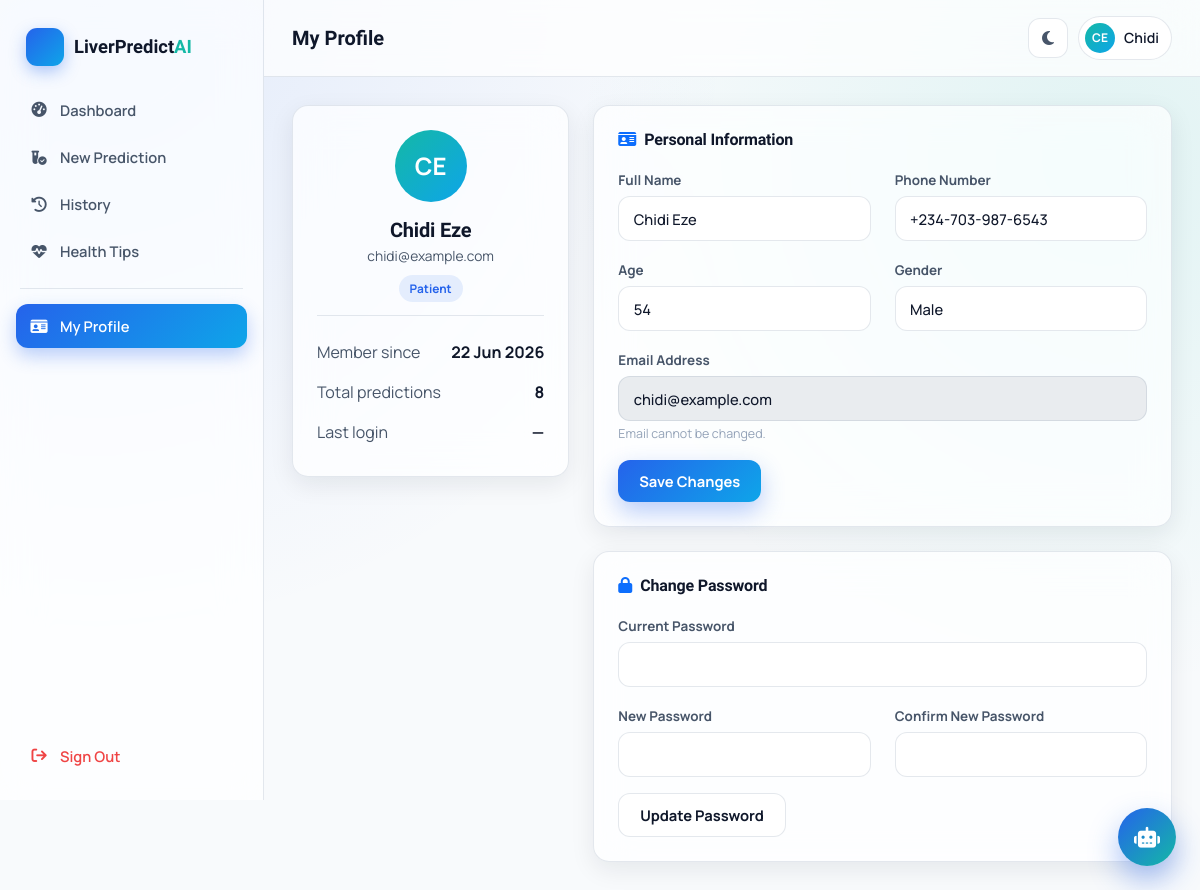
The page /auth/profile (signed in) on the database its author committed.
### app/models.py (models this page shows, shortened)
class User(UserMixin, db.Model):
    __tablename__ = "users"
    id = db.Column(db.Integer, primary_key=True)
    full_name = db.Column(db.String(120), nullable=False)
    email = db.Column(db.String(150), unique=True, nullable=False, index=True)
    phone = db.Column(db.String(30))
    age = db.Column(db.Integer)
    gender = db.Column(db.String(10))
    password_hash = db.Column(db.String(255), nullable=False)
    role = db.Column(db.String(20), default="patient")  # 'patient' or 'admin'
    is_active_account = db.Column(db.Boolean, default=True)
    created_at = db.Column(db.DateTime, default=datetime.utcnow)
    last_login = db.Column(db.DateTime)
    reset_token = db.Column(db.String(100))
    reset_token_expiry = db.Column(db.DateTime)
    predictions = db.relationship(
        "PredictionRecord", backref="user", lazy="dynamic",
        cascade="all, delete-orphan", order_by="desc(PredictionRecord.created_at)"
    )
    @property
    def is_admin(self) -> bool:
        return self.role == "admin"
    @property
    def initials(self) -> str:
        parts = self.full_name.split()
        if len(parts) >= 2:
            return (parts[0][0] + parts[-1][0]).upper()
        return self.full_name[:2].upper() if self.full_name else "U"

### app/routes/auth.py (the view, shortened to what this page needs)
@auth_bp.route("/profile", methods=["GET", "POST"])
@login_required
def profile():
    form = ProfileForm(obj=current_user)
    pwd_form = ChangePasswordForm()
    return render_template("auth/profile.html", form=form, pwd_form=pwd_form)

### app/forms.py
class ProfileForm(FlaskForm):
    full_name = StringField("Full Name", validators=[DataRequired(), Length(min=2, max=120)])
    phone = StringField("Phone Number", validators=[Optional(), Length(max=30)])
    age = IntegerField("Age", validators=[Optional(), NumberRange(min=0, max=120)])
    gender = SelectField("Gender", choices=[("Male", "Male"), ("Female", "Female"), ("Other", "Other")])
    submit = SubmitField("Save Changes")

class ChangePasswordForm(FlaskForm):
    current_password = PasswordField("Current Password", validators=[DataRequired()])
    new_password = PasswordField("New Password", validators=[DataRequired(), Length(min=8)])
    confirm_password = PasswordField(
        "Confirm New Password", validators=[DataRequired(), EqualTo("new_password", message="Passwords must match.")]
    )
    submit = SubmitField("Update Password")

### app/templates/auth/profile.html (shortened to what this page needs)
{% extends "base.html" %}
{% block page_title %}My Profile{% endblock %}
{% block content %}
<div class="row g-4">
  <div class="col-lg-4">
    <div class="glass section-card text-center">
      <span class="avatar mx-auto mb-3" style="width:72px; height:72px; font-size:1.5rem;">{{ current_user.initials }}</span>
      <h2 class="h5 fw-bold mb-1">{{ current_user.full_name }}</h2>
      <p class="text-soft mb-2" style="font-size:.86rem;">{{ current_user.email }}</p>
      <span class="badge-soft badge-soft-primary">{{ "Administrator" if current_user.is_admin else "Patient" }}</span>
      <div class="divider-soft my-3"></div>
      <div class="text-start">
        <div class="d-flex justify-content-between py-2"><span class="text-soft">Member since</span><strong>{{ current_user.created_at.strftime('%d %b %Y') }}</strong></div>
        <div class="d-flex justify-content-between py-2"><span class="text-soft">Total predictions</span><strong>{{ current_user.predictions.count() }}</strong></div>
        <div class="d-flex justify-content-between py-2"><span class="text-soft">Last login</span><strong>{{ current_user.last_login.strftime('%d %b %Y') if current_user.last_login else '—' }}</strong></div>
      </div>
    </div>
  </div>
  <div class="col-lg-8">
    <div class="glass section-card mb-4">
      <div class="card-header-row">
        <h3 class="h6 fw-bold mb-0"><i class="fa-solid fa-id-card text-primary me-2"></i>Personal Information</h3>
      </div>
      <form method="POST" action="{{ url_for('auth.profile') }}" novalidate data-loading-btn>
        <div class="row">
          <div class="col-md-6 mb-3">
            <label class="form-label">{{ form.full_name.label }}</label>
            {{ form.full_name(class="form-control") }}
          </div>
          <div class="col-md-6 mb-3">
            <label class="form-label">{{ form.phone.label }}</label>
            {{ form.phone(class="form-control") }}
          </div>
          <div class="col-md-6 mb-3">
            <label class="form-label">{{ form.age.label }}</label>
            {{ form.age(class="form-control") }}
          </div>
          <div class="col-md-6 mb-3">
            <label class="form-label">{{ form.gender.label }}</label>
            {{ form.gender(class="form-select") }}
          </div>
        </div>
        <div class="mb-3">
          <label class="form-label">Email Address</label>
          <input type="text" class="form-control" value="{{ current_user.email }}" disabled>
          <div class="text-faint mt-1" style="font-size:.78rem;">Email cannot be changed.</div>
        </div>
        {{ form.submit(class="btn btn-brand") }}
      </form>
    </div>
    <div class="glass section-card">
      <div class="card-header-row">
        <h3 class="h6 fw-bold mb-0"><i class="fa-solid fa-lock text-primary me-2"></i>Change Password</h3>
      </div>
      <form method="POST" action="{{ url_for('auth.change_password') }}" novalidate data-loading-btn>
        <div class="row">
          <div class="col-md-12 mb-3">
            <label class="form-label">{{ pwd_form.current_password.label }}</label>
            {{ pwd_form.current_password(class="form-control") }}
          </div>
          <div class="col-md-6 mb-3">
            <label class="form-label">{{ pwd_form.new_password.label }}</label>
            {{ pwd_form.new_password(class="form-control") }}
          </div>
          <div class="col-md-6 mb-3">
            <label class="form-label">{{ pwd_form.confirm_password.label }}</label>
            {{ pwd_form.confirm_password(class="form-control") }}
          </div>
        </div>
        {{ pwd_form.submit(class="btn btn-ghost") }}
      </form>
    </div>
  </div>
</div>
{% endblock %}

### app/templates/base.html (shortened to what this page needs)
<!doctype html>
<html lang="en" data-theme="light">
<head>
<link rel="stylesheet" href="https://cdn.jsdelivr.net/npm/bootstrap@5.3.3/dist/css/bootstrap.min.css">
<link rel="stylesheet" href="https://cdnjs.cloudflare.com/ajax/libs/font-awesome/6.5.1/css/all.min.css">
<link rel="stylesheet" href="{{ url_for('static', filename='css/style.css') }}">
</head>
<body class="{% block body_class %}{% endblock %}">
<div class="app-shell">
  <aside class="sidebar" id="sidebar">
    <div class="sidebar-brand">
      <span class="brand-mark"></span>
      <span class="brand-text">LiverPredict<span class="brand-accent">AI</span></span>
    </div>
    <nav class="sidebar-nav">
      {% if current_user.is_admin %}
        <a href="{{ url_for('admin.dashboard') }}" class="nav-link {{ 'active' if request.endpoint == 'admin.dashboard' }}"><i class="fa-solid fa-gauge-high"></i><span>Overview</span></a>
        <a href="{{ url_for('admin.users') }}" class="nav-link {{ 'active' if request.endpoint == 'admin.users' }}"><i class="fa-solid fa-users"></i><span>Manage Users</span></a>
        <a href="{{ url_for('admin.predictions') }}" class="nav-link {{ 'active' if request.endpoint == 'admin.predictions' }}"><i class="fa-solid fa-flask-vial"></i><span>Predictions</span></a>
        <a href="{{ url_for('admin.analytics') }}" class="nav-link {{ 'active' if request.endpoint == 'admin.analytics' }}"><i class="fa-solid fa-chart-pie"></i><span>Analytics</span></a>
        <div class="nav-divider"></div>
        <a href="{{ url_for('auth.profile') }}" class="nav-link {{ 'active' if request.endpoint == 'auth.profile' }}"><i class="fa-solid fa-user-gear"></i><span>Admin Profile</span></a>
      {% else %}
        <a href="{{ url_for('main.dashboard') }}" class="nav-link {{ 'active' if request.endpoint == 'main.dashboard' }}"><i class="fa-solid fa-gauge-high"></i><span>Dashboard</span></a>
        <a href="{{ url_for('prediction.new') }}" class="nav-link {{ 'active' if request.endpoint == 'prediction.new' }}"><i class="fa-solid fa-vial-circle-check"></i><span>New Prediction</span></a>
        <a href="{{ url_for('prediction.history') }}" class="nav-link {{ 'active' if request.endpoint == 'prediction.history' }}"><i class="fa-solid fa-clock-rotate-left"></i><span>History</span></a>
        <a href="{{ url_for('main.health_tips') }}" class="nav-link {{ 'active' if request.endpoint == 'main.health_tips' }}"><i class="fa-solid fa-heart-pulse"></i><span>Health Tips</span></a>
        <div class="nav-divider"></div>
        <a href="{{ url_for('auth.profile') }}" class="nav-link {{ 'active' if request.endpoint == 'auth.profile' }}"><i class="fa-solid fa-id-card"></i><span>My Profile</span></a>
      {% endif %}
    </nav>
    <div class="sidebar-footer">
      <a href="{{ url_for('auth.logout') }}" class="nav-link logout-link"><i class="fa-solid fa-arrow-right-from-bracket"></i><span>Sign Out</span></a>
    </div>
  </aside>
  <div class="app-main">
    <header class="topbar">
      <div class="topbar-title">{% block page_title %}{% endblock %}</div>
      <div class="topbar-actions">
        <button class="icon-btn" id="darkModeToggle" aria-label="Toggle dark mode" title="Toggle dark mode">
        </button>
        <div class="user-chip">
          <span class="avatar">{{ current_user.initials }}</span>
          <span class="user-chip-name d-none d-md-inline">{{ current_user.full_name.split(' ')[0] }}</span>
        </div>
      </div>
    </header>
    <main class="content-area">
      {% block content %}{% endblock %}
    </main>
  </div>
</div>
<button id="chatToggle" class="chat-fab" aria-label="Open AI Health Assistant" title="AI Health Assistant">
  <i class="fa-solid fa-robot"></i>
</button>
</body>
</html>

### rows shown on the page
User: initials "CE", full_name "Chidi", full_name "Chidi Eze", email "chidi@example.com", role "Patient", created_at "22 Jun 2026", last_login "—", phone "+234-703-987-6543", age "54", gender "Male"

### other values the page prints
{{ current_user.predictions.count() }} "8"
{{ pwd_form.current_password.label }} "Current Password"
{{ pwd_form.new_password.label }} "New Password"
{{ pwd_form.confirm_password.label }} "Confirm New Password"
